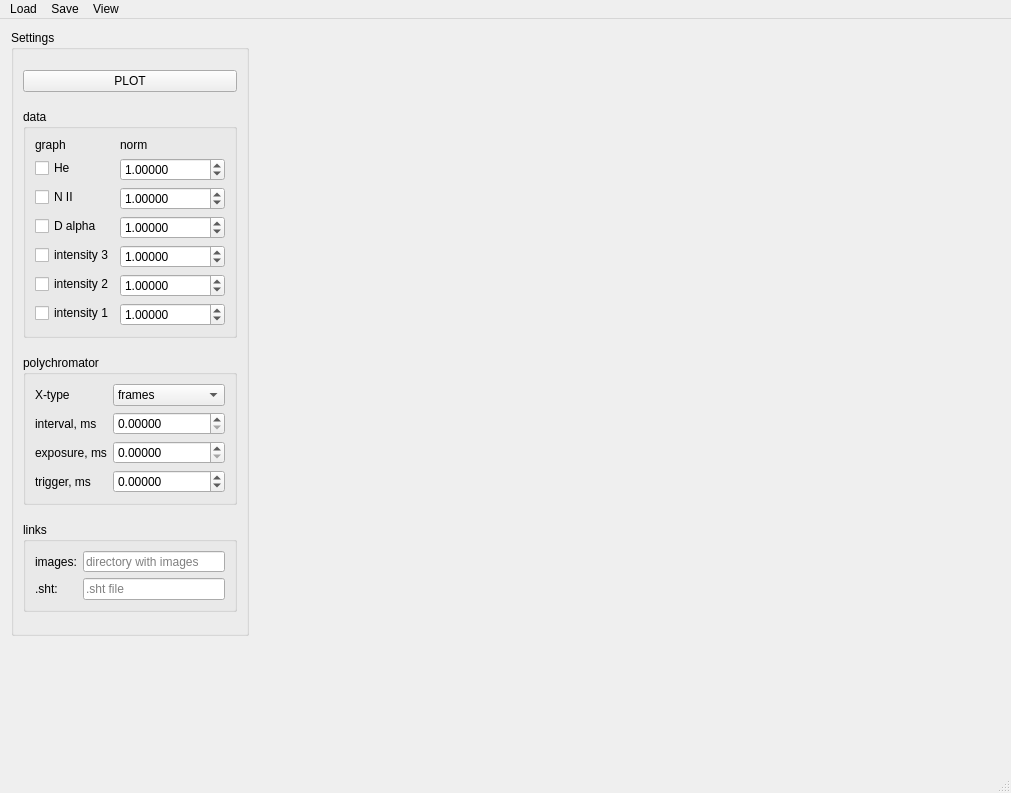
<?xml version="1.0" encoding="UTF-8"?>
<ui version="4.0">
 <class>MainWindow</class>
 <widget class="QMainWindow" name="MainWindow">
  <property name="geometry">
   <rect>
    <x>0</x>
    <y>0</y>
    <width>1011</width>
    <height>793</height>
   </rect>
  </property>
  <property name="sizePolicy">
   <sizepolicy hsizetype="Preferred" vsizetype="Preferred">
    <horstretch>0</horstretch>
    <verstretch>0</verstretch>
   </sizepolicy>
  </property>
  <property name="windowTitle">
   <string>ELM</string>
  </property>
  <widget class="QWidget" name="centralwidget">
   <widget class="QGroupBox" name="settings_groupBox">
    <property name="geometry">
     <rect>
      <x>11</x>
      <y>11</y>
      <width>238</width>
      <height>606</height>
     </rect>
    </property>
    <property name="sizePolicy">
     <sizepolicy hsizetype="Fixed" vsizetype="Preferred">
      <horstretch>0</horstretch>
      <verstretch>0</verstretch>
     </sizepolicy>
    </property>
    <property name="title">
     <string>Settings</string>
    </property>
    <layout class="QVBoxLayout" name="verticalLayout_2">
     <item>
      <widget class="QPushButton" name="plot_pushButton">
       <property name="text">
        <string>PLOT</string>
       </property>
      </widget>
     </item>
     <item>
      <widget class="QGroupBox" name="data_groupBox">
       <property name="sizePolicy">
        <sizepolicy hsizetype="Preferred" vsizetype="Fixed">
         <horstretch>0</horstretch>
         <verstretch>0</verstretch>
        </sizepolicy>
       </property>
       <property name="maximumSize">
        <size>
         <width>16777215</width>
         <height>16777215</height>
        </size>
       </property>
       <property name="title">
        <string>data</string>
       </property>
       <layout class="QFormLayout" name="formLayout_3">
        <item row="0" column="0">
         <widget class="QLabel" name="label_7">
          <property name="text">
           <string>graph</string>
          </property>
         </widget>
        </item>
        <item row="0" column="1">
         <widget class="QLabel" name="label_8">
          <property name="text">
           <string>norm</string>
          </property>
         </widget>
        </item>
        <item row="1" column="0">
         <widget class="QCheckBox" name="He_checkBox">
          <property name="text">
           <string>He</string>
          </property>
         </widget>
        </item>
        <item row="1" column="1">
         <widget class="QDoubleSpinBox" name="He_norm_doubleSpinBox">
          <property name="decimals">
           <number>5</number>
          </property>
          <property name="minimum">
           <double>0.000010000000000</double>
          </property>
          <property name="singleStep">
           <double>0.010000000000000</double>
          </property>
          <property name="value">
           <double>1.000000000000000</double>
          </property>
         </widget>
        </item>
        <item row="2" column="0">
         <widget class="QCheckBox" name="NII_checkBox">
          <property name="text">
           <string>N II</string>
          </property>
         </widget>
        </item>
        <item row="2" column="1">
         <widget class="QDoubleSpinBox" name="NII_norm_doubleSpinBox">
          <property name="decimals">
           <number>5</number>
          </property>
          <property name="minimum">
           <double>0.000010000000000</double>
          </property>
          <property name="singleStep">
           <double>0.010000000000000</double>
          </property>
          <property name="value">
           <double>1.000000000000000</double>
          </property>
         </widget>
        </item>
        <item row="3" column="0">
         <widget class="QCheckBox" name="Dalpha_checkBox">
          <property name="text">
           <string>D alpha</string>
          </property>
         </widget>
        </item>
        <item row="3" column="1">
         <widget class="QDoubleSpinBox" name="Dalpha_norm_doubleSpinBox">
          <property name="decimals">
           <number>5</number>
          </property>
          <property name="minimum">
           <double>0.000010000000000</double>
          </property>
          <property name="singleStep">
           <double>0.010000000000000</double>
          </property>
          <property name="value">
           <double>1.000000000000000</double>
          </property>
         </widget>
        </item>
        <item row="4" column="0">
         <widget class="QCheckBox" name="int3_checkBox">
          <property name="text">
           <string>intensity 3</string>
          </property>
         </widget>
        </item>
        <item row="4" column="1">
         <widget class="QDoubleSpinBox" name="int3_norm_doubleSpinBox">
          <property name="decimals">
           <number>5</number>
          </property>
          <property name="minimum">
           <double>0.000010000000000</double>
          </property>
          <property name="singleStep">
           <double>0.010000000000000</double>
          </property>
          <property name="value">
           <double>1.000000000000000</double>
          </property>
         </widget>
        </item>
        <item row="5" column="0">
         <widget class="QCheckBox" name="int2_checkBox">
          <property name="text">
           <string>intensity 2</string>
          </property>
         </widget>
        </item>
        <item row="5" column="1">
         <widget class="QDoubleSpinBox" name="int2_norm_doubleSpinBox">
          <property name="decimals">
           <number>5</number>
          </property>
          <property name="minimum">
           <double>0.000010000000000</double>
          </property>
          <property name="singleStep">
           <double>0.010000000000000</double>
          </property>
          <property name="value">
           <double>1.000000000000000</double>
          </property>
         </widget>
        </item>
        <item row="6" column="1">
         <widget class="QDoubleSpinBox" name="int1_norm_doubleSpinBox">
          <property name="decimals">
           <number>5</number>
          </property>
          <property name="minimum">
           <double>0.000010000000000</double>
          </property>
          <property name="singleStep">
           <double>0.010000000000000</double>
          </property>
          <property name="value">
           <double>1.000000000000000</double>
          </property>
         </widget>
        </item>
        <item row="6" column="0">
         <widget class="QCheckBox" name="int1_checkBox">
          <property name="text">
           <string>intensity 1</string>
          </property>
         </widget>
        </item>
       </layout>
      </widget>
     </item>
     <item>
      <widget class="QGroupBox" name="polychromator_groupBox">
       <property name="sizePolicy">
        <sizepolicy hsizetype="Preferred" vsizetype="Fixed">
         <horstretch>0</horstretch>
         <verstretch>0</verstretch>
        </sizepolicy>
       </property>
       <property name="maximumSize">
        <size>
         <width>16777215</width>
         <height>16777215</height>
        </size>
       </property>
       <property name="title">
        <string>polychromator</string>
       </property>
       <layout class="QFormLayout" name="formLayout_2">
        <item row="0" column="0">
         <widget class="QLabel" name="label_6">
          <property name="sizePolicy">
           <sizepolicy hsizetype="Fixed" vsizetype="Preferred">
            <horstretch>0</horstretch>
            <verstretch>0</verstretch>
           </sizepolicy>
          </property>
          <property name="text">
           <string>X-type</string>
          </property>
         </widget>
        </item>
        <item row="2" column="0">
         <widget class="QLabel" name="label_3">
          <property name="text">
           <string>interval, ms</string>
          </property>
         </widget>
        </item>
        <item row="6" column="0">
         <widget class="QLabel" name="label_5">
          <property name="text">
           <string>trigger, ms</string>
          </property>
         </widget>
        </item>
        <item row="6" column="1">
         <widget class="QDoubleSpinBox" name="trigger_doubleSpinBox">
          <property name="decimals">
           <number>5</number>
          </property>
          <property name="minimum">
           <double>-99.989999999999995</double>
          </property>
         </widget>
        </item>
        <item row="0" column="1">
         <widget class="QComboBox" name="Xtype_comboBox">
          <item>
           <property name="text">
            <string>frames</string>
           </property>
          </item>
          <item>
           <property name="text">
            <string>time</string>
           </property>
          </item>
         </widget>
        </item>
        <item row="2" column="1">
         <widget class="QDoubleSpinBox" name="interval_doubleSpinBox">
          <property name="decimals">
           <number>5</number>
          </property>
         </widget>
        </item>
        <item row="4" column="0">
         <widget class="QLabel" name="label_4">
          <property name="text">
           <string>exposure, ms</string>
          </property>
         </widget>
        </item>
        <item row="4" column="1">
         <widget class="QDoubleSpinBox" name="exposure_doubleSpinBox">
          <property name="decimals">
           <number>5</number>
          </property>
         </widget>
        </item>
       </layout>
      </widget>
     </item>
     <item>
      <widget class="QGroupBox" name="link_groupBox">
       <property name="sizePolicy">
        <sizepolicy hsizetype="Preferred" vsizetype="Fixed">
         <horstretch>0</horstretch>
         <verstretch>0</verstretch>
        </sizepolicy>
       </property>
       <property name="maximumSize">
        <size>
         <width>16777215</width>
         <height>90</height>
        </size>
       </property>
       <property name="title">
        <string>links</string>
       </property>
       <layout class="QFormLayout" name="formLayout">
        <item row="0" column="0">
         <widget class="QLabel" name="label">
          <property name="text">
           <string>images:</string>
          </property>
         </widget>
        </item>
        <item row="0" column="1">
         <widget class="QLineEdit" name="images_lineEdit">
          <property name="placeholderText">
           <string>directory with images</string>
          </property>
         </widget>
        </item>
        <item row="1" column="0">
         <widget class="QLabel" name="label_2">
          <property name="text">
           <string>.sht:</string>
          </property>
         </widget>
        </item>
        <item row="1" column="1">
         <widget class="QLineEdit" name="sht_lineEdit">
          <property name="placeholderText">
           <string>.sht file</string>
          </property>
         </widget>
        </item>
       </layout>
      </widget>
     </item>
    </layout>
   </widget>
  </widget>
  <widget class="QMenuBar" name="menubar">
   <property name="geometry">
    <rect>
     <x>0</x>
     <y>0</y>
     <width>1011</width>
     <height>26</height>
    </rect>
   </property>
   <widget class="QMenu" name="menusettings">
    <property name="title">
     <string>Load</string>
    </property>
    <addaction name="action_SHT_settings"/>
    <addaction name="action_CINE_settings"/>
    <addaction name="actionPictures_settings"/>
   </widget>
   <widget class="QMenu" name="menusave">
    <property name="title">
     <string>Save</string>
    </property>
    <addaction name="actionall_as_txt"/>
   </widget>
   <widget class="QMenu" name="menuView">
    <property name="title">
     <string>View</string>
    </property>
    <addaction name="actionpictures"/>
   </widget>
   <addaction name="menusettings"/>
   <addaction name="menusave"/>
   <addaction name="menuView"/>
  </widget>
  <widget class="QStatusBar" name="statusbar"/>
  <action name="actionInput_data">
   <property name="text">
    <string>Input data</string>
   </property>
  </action>
  <action name="actionPolychromator">
   <property name="text">
    <string>Polychromator</string>
   </property>
  </action>
  <action name="actionSelect_area">
   <property name="text">
    <string>Area selection</string>
   </property>
  </action>
  <action name="action_SHT_settings">
   <property name="text">
    <string>.SHT</string>
   </property>
  </action>
  <action name="action_CINE_settings">
   <property name="text">
    <string>.CINE</string>
   </property>
  </action>
  <action name="actionPictures_settings">
   <property name="text">
    <string>pictures</string>
   </property>
  </action>
  <action name="actionall_as_txt">
   <property name="text">
    <string>all as .CSV</string>
   </property>
  </action>
  <action name="actionpictures">
   <property name="text">
    <string>pictures</string>
   </property>
  </action>
 </widget>
 <resources/>
 <connections/>
</ui>
